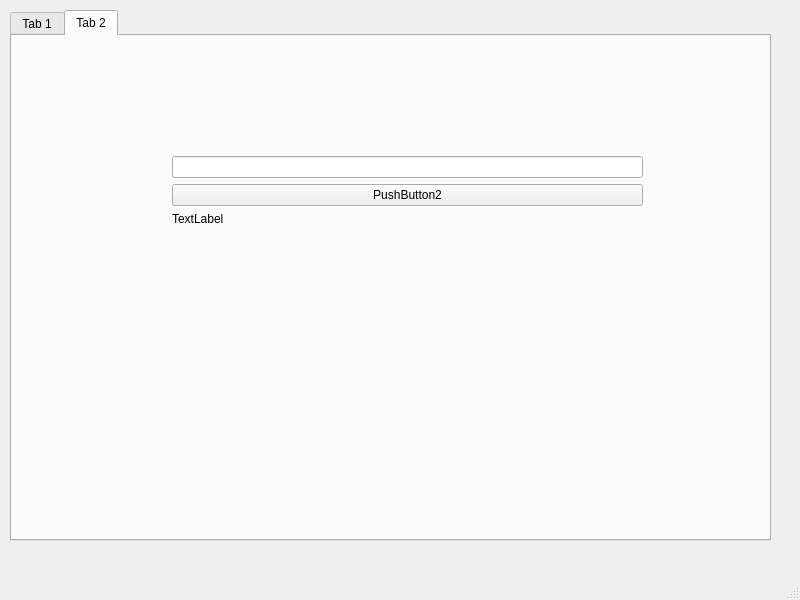
<?xml version="1.0" encoding="UTF-8"?>
<ui version="4.0">
 <class>MainWindow</class>
 <widget class="QMainWindow" name="MainWindow">
  <property name="geometry">
   <rect>
    <x>0</x>
    <y>0</y>
    <width>800</width>
    <height>600</height>
   </rect>
  </property>
  <property name="windowTitle">
   <string>MainWindow</string>
  </property>
  <widget class="QWidget" name="centralwidget">
   <widget class="QTabWidget" name="tabWidget">
    <property name="geometry">
     <rect>
      <x>10</x>
      <y>10</y>
      <width>761</width>
      <height>531</height>
     </rect>
    </property>
    <property name="currentIndex">
     <number>1</number>
    </property>
    <widget class="QWidget" name="tab">
     <attribute name="title">
      <string>Tab 1</string>
     </attribute>
     <widget class="QWidget" name="verticalLayoutWidget">
      <property name="geometry">
       <rect>
        <x>170</x>
        <y>100</y>
        <width>451</width>
        <height>70</height>
       </rect>
      </property>
      <layout class="QGridLayout" name="gridLayout">
       <item row="1" column="0">
        <widget class="QPushButton" name="pushButton1">
         <property name="text">
          <string>PushButton1</string>
         </property>
        </widget>
       </item>
       <item row="2" column="0">
        <widget class="QLabel" name="label1">
         <property name="text">
          <string>TextLabel1</string>
         </property>
        </widget>
       </item>
       <item row="0" column="0">
        <widget class="QLineEdit" name="lineEdit1"/>
       </item>
      </layout>
     </widget>
    </widget>
    <widget class="QWidget" name="tab_2">
     <attribute name="title">
      <string>Tab 2</string>
     </attribute>
     <widget class="QWidget" name="verticalLayoutWidget_2">
      <property name="geometry">
       <rect>
        <x>160</x>
        <y>120</y>
        <width>471</width>
        <height>70</height>
       </rect>
      </property>
      <layout class="QVBoxLayout" name="verticalLayout">
       <item>
        <widget class="QLineEdit" name="lineEdit2"/>
       </item>
       <item>
        <widget class="QPushButton" name="pushButton2">
         <property name="text">
          <string>PushButton2</string>
         </property>
        </widget>
       </item>
       <item>
        <widget class="QLabel" name="label2">
         <property name="text">
          <string>TextLabel</string>
         </property>
        </widget>
       </item>
      </layout>
     </widget>
    </widget>
   </widget>
  </widget>
  <widget class="QMenuBar" name="menubar">
   <property name="geometry">
    <rect>
     <x>0</x>
     <y>0</y>
     <width>800</width>
     <height>21</height>
    </rect>
   </property>
  </widget>
  <widget class="QStatusBar" name="statusbar"/>
 </widget>
 <resources/>
 <connections/>
</ui>
